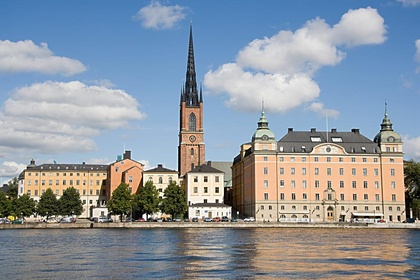
%> input picture Silouette_Recons/recon1/image.jpg, 420 x 280 px, shrunk from 1024 x 683 before the run
$ octave rotate_6.m   (GNU Octave 9; MATLAB toolbox functions it lacks are replaced by stand-ins)
%> lines starting %> are read from the running program, lines starting %| are printed output that depends on the picture
%nearest interpolation method download from internet, work for black and
%white images
clear;
close all;
H=1;                        %索引pix中第一个元素，即高度
W=2;                        %索引pix中第二个元素，即宽度
jiaodu=45;                       %要旋转的角度，旋转方向为顺时针
img=imread('image.jpg');       %这里v为原图像的高度，u为原图像的宽度
%> img is the input picture: size 280x420x3 uint8; mean R, G, B 142, 150.6, 160
img=rgb2gray(img);
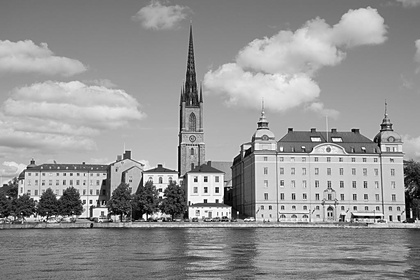
%> img: size 280x420 uint8; min 0, max 255, mean 149.1
imshow(img);                    %这里y为变换后图像的高度，x为变换后图像的宽度
[v u]=size(img);
%> v = 280; u = 420

theta=jiaodu/180*pi;
rot=[cos(theta) -sin(theta) 0;sin(theta) cos(theta) 0;0 0 1];
inv_rot=inv(rot);
pix1=[1 1 1]*rot;               %变换后图像左上点的坐标
pix2=[1 u 1]*rot;               %变换后图像右上点的坐标
%> pix2 = [297.7 296.3 1]
pix3=[v 1 1]*rot;               %变换后图像左下点的坐标
%> pix3 = [198.7 -197.3 1]
pix4=[v u 1]*rot;               %变换后图像右下点的坐标
%> pix4 = [495 98.99 1]

height=round(max([abs(pix1(H)-pix4(H))+0.5 abs(pix2(H)-pix3(H))+0.5]));     %变换后图像的高度
%> height = 494
width=round(max([abs(pix1(W)-pix4(W))+0.5 abs(pix2(W)-pix3(W))+0.5]));      %变换后图像的宽度
%> width = 494
imgn=zeros(height,width);

delta_y=abs(min([pix1(H) pix2(H) pix3(H) pix4(H)]));            %取得y方向的负轴超出的偏移量
%> delta_y = 1.41
delta_x=abs(min([pix1(W) pix2(W) pix3(W) pix4(W)]));            %取得x方向的负轴超出的偏移量
%> delta_x = 197.3

for y=1-delta_y:height-delta_y
    for x=1-delta_x:width-delta_x
        pix=[y x 1]*inv_rot;                                %用变换后图像的点的坐标去寻找原图像点的坐标，
                                                            %否则有些变换后的图像的像素点无法完全填充
        if pix(H)>=0.5 && pix(W)>=0.5 && pix(H)<=v && pix(W)<=u
            imgn(y+delta_y,x+delta_x)=img(round(pix(H)),round(pix(W)));
        end

    end
end
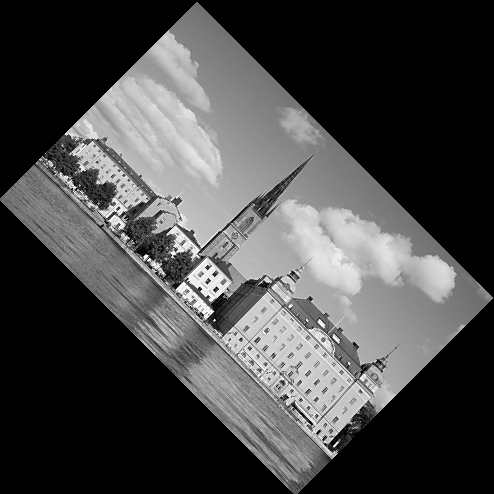
%> imgn: size 494x494 double; min 0, max 255, mean 71.7

figure,imshow(uint8(imgn))
